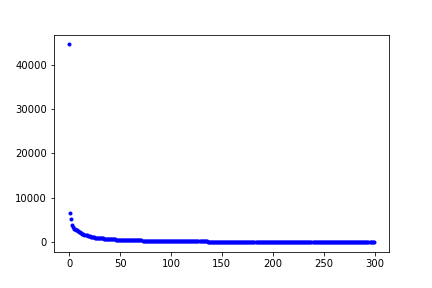
#> input picture NUS-natual/hw3/5_result1.png, 432 x 288 px; the run also reads 2 pictures not shown here
$ python untitled0.py
#> lines starting #> are read from the running program, lines starting #| are printed output that depends on the picture
# -*- coding: utf-8 -*-
"""
Created on Sun Jul 23 22:50:46 2017

@author: 魏硕
"""

from PIL import Image,ImageFilter
from scipy import ndimage
import matplotlib.cm as cm
import numpy as np
import matplotlib.pyplot as plt
import os
os.chdir("C:\\Users\魏硕\Desktop\hw3")
img1=Image.open('5_result1.png')
#> img1 is the input picture: PIL image 432x288 RGBA; mean R, G, B, A 249, 249, 251.9, 255
img2=Image.open('5_result2.png')
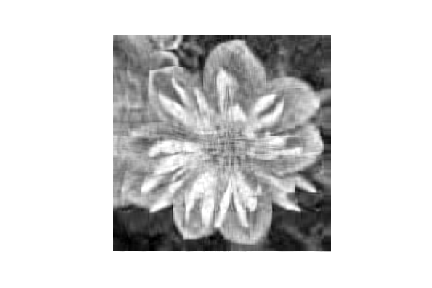
#> input picture NUS-natual/hw3/5_result2.png, 432 x 288 px
#> img2 is the input picture: PIL image 432x288 RGBA; mean R, G, B, A 211.6, 211.6, 211.6, 255
img3=Image.open('5_result3.png')
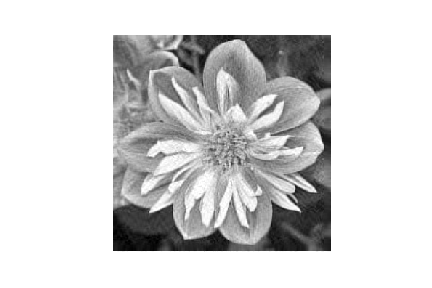
#> input picture NUS-natual/hw3/5_result3.png, 432 x 288 px
#> img3 is the input picture: PIL image 432x288 RGBA; mean R, G, B, A 211.6, 211.6, 211.6, 255
img4=Image.open('5_result4.png')
img5=Image.open('5_result5.png')
img6=Image.open('flower.bmp')
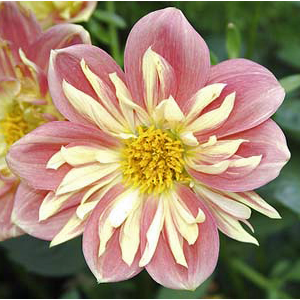
#> input picture NUS-natual/hw3/flower.bmp, 300 x 300 px
#> img6 is the input picture: PIL image 300x300 RGB; mean R, G, B 162.5, 137.8, 110.2
plt.subplot(2,3,1)
plt.imshow(img1)
plt.subplot(2,3,2)
plt.imshow(img2)
plt.axis('off')
plt.subplot(2,3,3)
plt.imshow(img3)
plt.axis('off')
plt.subplot(2,3,4)
plt.imshow(img4)
plt.axis('off')
plt.subplot(2,3,5)
plt.imshow(img5)
plt.axis('off')
plt.subplot(2,3,6)
plt.imshow(img6)
plt.axis('off')
plt.savefig("5_result")
